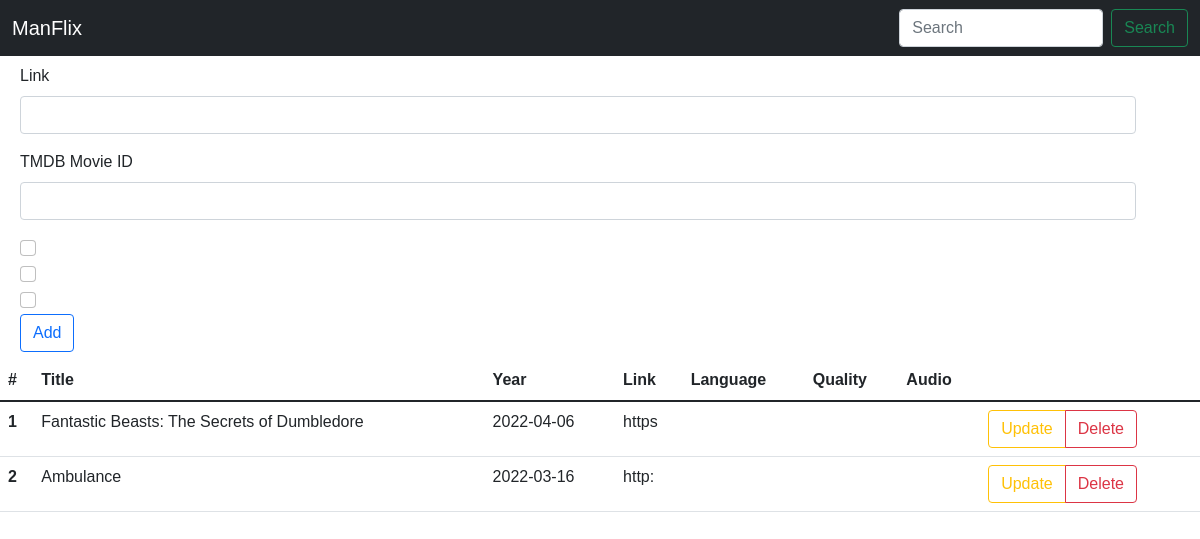
Before: / with the older database file.
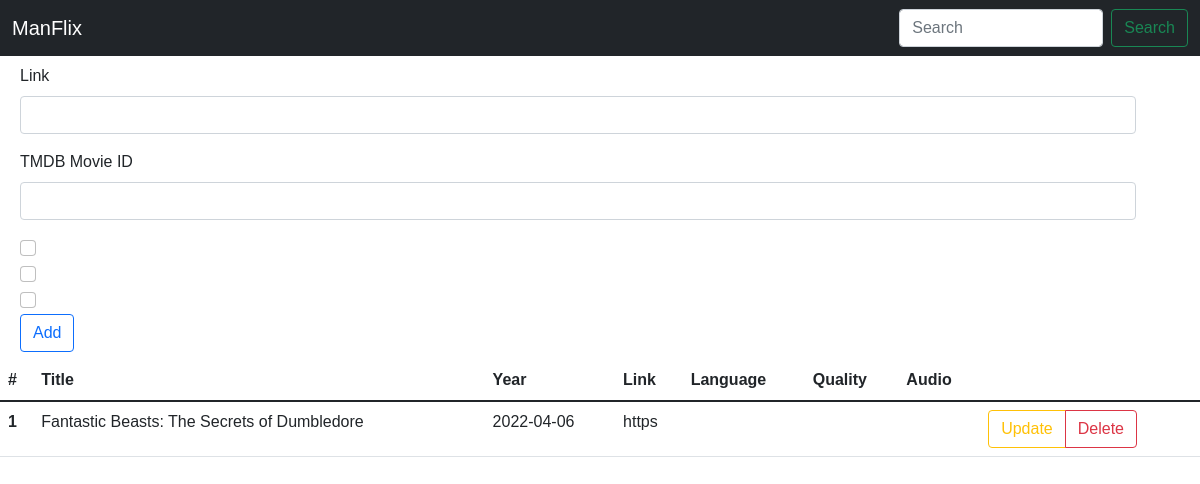
After: the same page with the newer database file.
### app.py (models this page shows)
class Movies(db.Model):
    id = db.Column(db.Integer, primary_key=True)
    title = db.Column(db.String(80), unique=True)
    year = db.Column(db.Integer)
    link = db.Column(db.String(500))
    quality = db.Column(db.Boolean)
    movie_id_tmd = db.Column(db.Integer)
    poster_link = db.Column(db.String(500))
    dolby_audio = db.Column(db.Boolean)
    dual_audio = db.Column(db.Boolean)
    added_on = db.Column(db.DateTime, default=datetime.utcnow)
    def __repr__(self) -> str:
        return f"movies('{self.title}','{self.year}','{self.link}','{self.added_on},{self.quality}','{self.dolby_audio}','{self.dual_audio},{self.poster_link},{self.movie_id_tmd}')"

### app.py (the view, shortened to what this page needs)
@app.route('/', methods=['GET', 'POST'])
def hello_world():
    all_movies = Movies.query.all()
    print(all_movies)
    return render_template('add_movies.html', all_movies=all_movies)

### templates/add_movies.html (shortened to what this page needs)
{% extends 'base.html' %}
{% block body %}
<div class="container m-2">
    <form action="/" method="post">
        <div class="mb-3">
            <label for="exampleInputEmail1" class="form-label">Link</label>
            <input type="text" required class="form-control" name="link" id="exampleInputPassword1">
        </div>
        <div class="mb-3">
            <label for="exampleInputEmail1" class="form-label">TMDB Movie ID</label>
            <input type="text" required class="form-control" name="movie_id_tmd" id="exampleInputPassword1">
        </div>
        <div class="form-check">
            <input class="form-check-input" type="checkbox" name="quality" value="" id="flexCheckDefault">
        </div>
        <div class="form-check">
            <input class="form-check-input" type="checkbox" name="dolby_audio" value="" id="flexCheckDefault">
        </div>
        <div class="form-check">
            <input class="form-check-input" type="checkbox" name="dual_audio" value="" id="flexCheckDefault">
        </div>
        <button type="submit" class="btn btn-outline-primary">Add</button>
    </form>
</div>
<div class="table-responsive">
    <table class="table">
        <thead>
            <tr>
                <th scope="col">#</th>
                <th scope="col">Title</th>
                <th scope="col">Year</th>
                <th scope="col">Link</th>
                <th scope="col">Language</th>
                <th scope="col">Quality</th>
                <th scope="col">Audio</th>
            </tr>
        </thead>
        <tbody>
            {% for mov in all_movies %}
            <tr>
                <th scope="row">{{loop.index}}</th>
                <td>{{mov.title}}</td>
                <td>{{mov.year}}</td>
                <td>{{mov.link[0:5]}}</td>
                <td>
                </td>
                <td>
                </td>
                <td>
                </td>
                <td>
                    <div class="btn-group" role="group" aria-label="Basic mixed styles example">
                        <a href="/update/{{mov.id}}" class="btn btn-outline-warning" role="button">Update</a>
                        <a href="/delete/{{mov.id}}" class="btn btn-outline-danger" role="button">Delete</a>
                    </div>
                </td>
            </tr>
            {% endfor %}
        </tbody>
    </table>
</div>
{% endblock %}

### templates/base.html (shortened to what this page needs)
<!doctype html>
<html lang="en">
<head>
    <link href="../static/bootstrap.min.css" rel="stylesheet" />
    <link href="../static/video-js.css" rel="stylesheet" />
</head>
<body>
    <nav class="navbar navbar-expand-lg navbar-dark bg-dark">
        <div class="container-fluid">
            <a class="navbar-brand" href="">ManFlix</a>
            <div class="collapse navbar-collapse" id="navbarSupportedContent">
                <ul class="navbar-nav me-auto mb-2 mb-lg-0">
                    <li class="nav-item">
                        <a class="nav-link" id="video-icon" href="{{ url_for('home') }}"></a>
                    </li>
                    <li class="nav-item">
                        <a class="nav-link" id="admin-icon" aria-current="page" href="/"></span></a>
                    </li>
                    <li class="nav-item">
                        <a class="nav-link" id="delete-icon" href="{{ url_for('delete_movie') }}"></a>
                    </li>
                </ul>
                <form class="d-flex">
                    <input class="form-control me-2" type="search" placeholder="Search" aria-label="Search">
                    <button class="btn btn-outline-success" type="submit">Search</button>
                </form>
            </div>
        </div>
    </nav>
    {% block body %}
    {% endblock body %}
</body>
</html>

### templates/base.html (style rules this page uses)
* { font-family: 'Gill Sans', 'Gill Sans MT', Calibri, 'Trebuchet MS', sans-serif; }

Changed rows visible on the page:
removed Movies: title "Ambulance", year "2022-03-16", link "http:"
